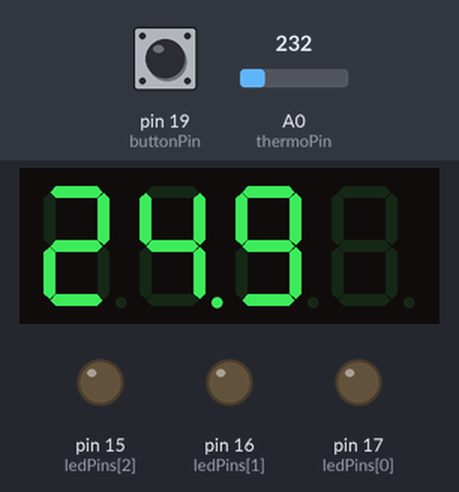
A sketch run on a simulated Arduino Uno, built with avr-gcc and run on an emulated ATmega328P. On the bench: 4-digit seven-segment display, output pins drawn as LEDs (lit = HIGH). The inputs (shaded band) are chosen by the test bench; at power-on: pin 19 (buttonPin) HIGH, A0 (thermoPin) = 232.

Above: at 1.2 s.
1.3 s: pin 19 (buttonPin) pulled LOW for 3.2 s
At 2.1 s:
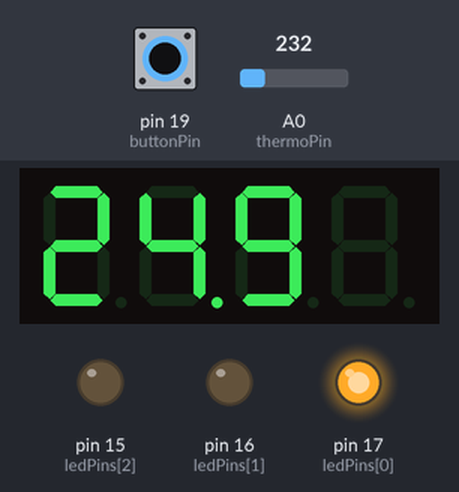
6.0 s: A0 (thermoPin) set to 250
At 7.3 s:
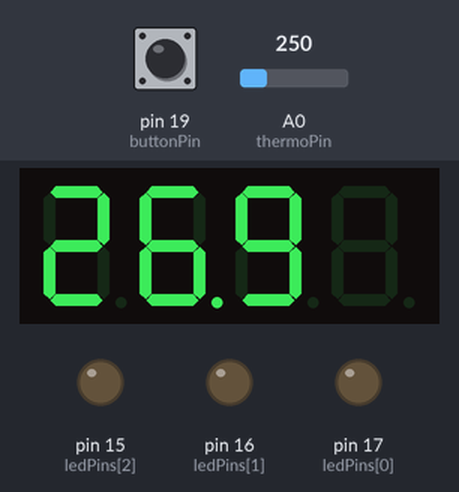
9.0 s: A0 (thermoPin) set to 266
At 9.6 s:
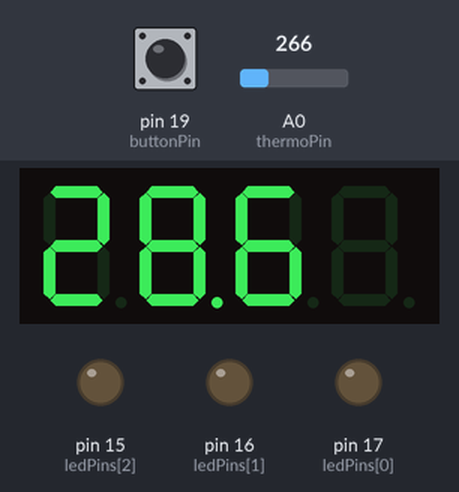
10.5 s: A0 (thermoPin) set to 290
At 10.8 s:
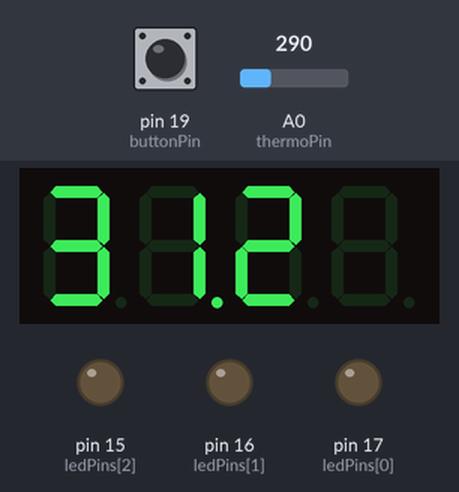
12.0 s: pin 19 (buttonPin) pulled LOW for 0.15 s
At 13.3 s:
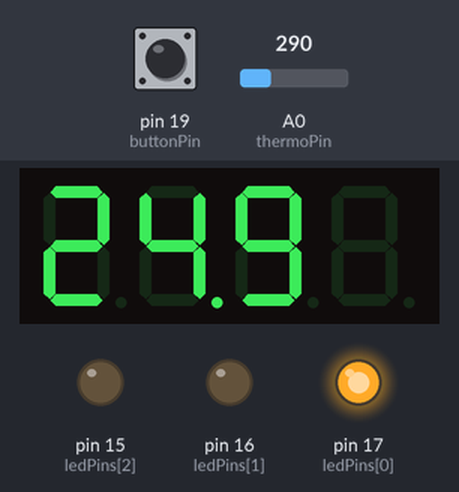
Timing chart, 0 to 14.6 s (numbered marks = the images above; inputs shaded):
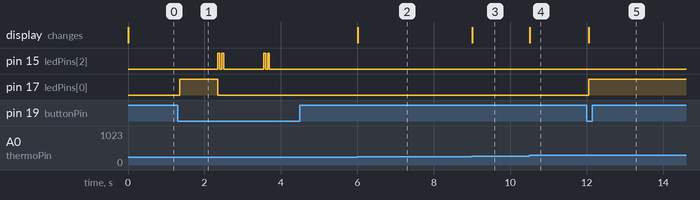

The sketch:

code.ino
```cpp
/*
   Projektarbete i datorteknik
   Love Samuelsson, Dennis Söderberg
   Programkod till arduino monterat på perfboard
   2018-10-12

   Tar temperatur från en LM35, visar upp det med hjälp av en 7-seg display. Tryckknapp används för att byta mellan nuvarande/min/max temp. Håll i 1s för att återställa min/max.

   (Old bootloader till kines-nanos)
*/

#include <SevSeg.h>
SevSeg sevseg;

unsigned long CM = 1500 + 50; // Ser till att första iterationen av temperatursensorn sker direkt, istället för att vänta 8s.
const unsigned long sendDelay = 30000; // Delay mellan varje avläsning.
const unsigned long updateDelay = 1500;
unsigned long sendTimer;
unsigned long updateTimer;

bool timer1Flag;
bool timer2Flag;

float temp; // Hållvariabel för temperaturen
float maxTemp;
float minTemp;

const byte thermoPin = 0; //Analog pin connected to LM35 (A0).
const byte ledPins[] = {17, 16, 15}; // R - G - B pins

char tempChar[4];
const float referenceVoltage = 1.1; // Referensspänning som används senare i en beräkning

bool resetFlag = true; // Flagga för reset, (true för att sätta min/maxvärden i början av programmet)
bool sendFlag = false;

// Button
const byte buttonPin = 19;
byte btnC;

unsigned long lastDebounceTime;
const unsigned long debounceDelay = 50;
unsigned long btnTimer;
const unsigned long btnHoldTimer = 1000; // Antal ms som knappen måste vara nedhållen för att återställa min/max.
byte buttonState;
bool buttonPressed;
byte lastButtonState = HIGH;
bool btnFlag;
// Button


// Sevseg
const byte numDigits = 4; // Antal siffror på displayen
const byte digitalPins[] = {2, 3, 4, 5}; // Segmentens katod-pinnar. Segment 1 = D2, S2 = D3... osv.
const byte segmentPins[] = {13, 11, 7, 9, 10, 12, 6, 8}; // Pins för varje del av segment, A,B,C,D... D13 = dot, kolla datasheet vid ändring. --> https://www.electrokit.com/uploads/productfile/41013/1LEDYELCC.pdf
// Sevseg


void setup()
{
  Serial.begin(9600);

  for (int i = 0; i < sizeof(digitalPins); i++) { // Initiering av digitalPins
    pinMode(digitalPins[i], OUTPUT);
  }
  for (int i = 0; i < sizeof(segmentPins); i++) { // Initiering av segmentPins
    pinMode(segmentPins[i], OUTPUT);
  }
  for (int i = 0; i < sizeof(ledPins); i++) { // Initering av led-pins
    pinMode(ledPins[i], OUTPUT);
  }
  pinMode(buttonPin, INPUT_PULLUP); // Sparar en resistor vid användning av INPUT_PULLUP

  // For more information see: http://arduino.cc/en/Reference/AnalogReference
  analogReference(INTERNAL); // LM35 spottar ut som max 1v, därför om man sätter ner den interna analoga referensen så kan man få en högre upplösning på sin mätning. Man kan ej mäta mer än 1.1v om man sätter analogReference till internal. --> https://playground.arduino.cc/Main/LM35HigherResolution

  sevseg.begin(COMMON_CATHODE, numDigits, digitalPins, segmentPins); // Definierar vilken typ av 7seg display som används, samt vilka pins de olika karaktärerna finns på.
  sevseg.setBrightness(70); // Ändrar ljusstrykan.
}

void loop() {
  /// Temperatur ( Tar fram temperaturen, tar fram vad som ska visas på displayen. )
  if ((CM - updateTimer) > updateDelay) { // Uppdaterar 'temp' vid ett visst intervall.
    temp = temp_sense(); // Hämtar temperatur från temperatur-funktionen.

    if (temp > maxTemp) { // Uppdaterar min/max.
      maxTemp = temp;
    }
    else if (temp < minTemp) {
      minTemp = temp;
    }
    timer2Flag = false; // Flagga som gör att timern börjar om igen.
  }

  if (btnC == 0) { // Ifsats som hanterar vilken temperatur som ska visas till displayen. (Kan optimeras med flaggor, som gör att de dtostrf inte körs konstant - onödigt då displayen ser korrekt ut.)
    set_temp(temp); // Omvandling till en char-array. Ser till att displayen visar börjar med den första siffran i det första segmentet.
    light_RGB(LOW, LOW, LOW);
  }
  else if (btnC == 1) {
    set_temp(minTemp);
    light_RGB(HIGH, LOW, LOW); // RGB, R = on, other = off
  }
  else if (btnC == 2) {
    set_temp(maxTemp);
    light_RGB(LOW, HIGH, LOW); // G = on
  }
  ///

  checkSerial(); // Void som hanterar allt som har med det seriella att göra.

  /// Start av timers
  if (timer1Flag == false) {
    sendTimer = CM;
    timer1Flag = true;
  }
  if (timer2Flag == false) {
    updateTimer = CM;
    timer2Flag = true;
  }
  ///

  /// Knappkod
  checkButton();
  ///

  /// Reset ( Deteketerar ett långt knapptryck, samt resettar min/max när ett långt knapptryck kännes. )
  if (buttonPressed == 1) {
    if (btnFlag == false) {
      btnTimer = CM;
      btnFlag = true;
    }
    else if ((CM - btnTimer) > btnHoldTimer && btnFlag == 1) {
      resetFlag = true;

      for (int i = 0; i < 2; i++) {
        light_RGB(LOW, LOW, HIGH);
        delay(50);
        light_RGB(LOW, LOW, LOW);
        delay(50);
      }
      btnFlag = false;
      btnC = 0;
    }
  }
  else btnFlag = false;

  if (resetFlag == true) {
    resetFlag = false;
    minmax_rst();
  }
  ///

  refresh();   // Uppdaterar display och nuvarande timer
}

double temp_sense() { // Returnerar ett celciusvärde genom att läsa en LM35.
  signed long reading = 0;
  for (int i = 0; i < 10; i++) {
    reading += analogRead(thermoPin);
    sevseg.refreshDisplay();
  }
  return (reading / 10 * (referenceVoltage / 1023)) * 100; // Reading/10 = ADC-v 0-1023, *(referenceVoltage/1023) = spänning i volt * 100 = spänning i 10^-2 volt, dvs 1 = 10mV. Enligt LM35 så är 1C = 10mV.
}

void checkSerial() {
  if (((CM - sendTimer) > sendDelay) && sendFlag == true) { /// Ifsats som kontrollerar när arduinon skickar temperatur-data till seriell
    Serial.print(temp, 1);
    Serial.println(" C");
    timer1Flag = false; // Resettar en timer
  }
  if (Serial.available()) { // En simpel ifsats som funkar som en enkel handskakning, om ett "T" skickas till arduinon genom den seriella porten, så kommer arduinon skicka tillbaka ett utropstecken.
    if (Serial.read() == 'T') {
      Serial.println("!");
      sendFlag = true; // Flagga som signalerar att det är dags att börja skicka temperatur-data.
    }
  }
}

void checkButton() {
  byte btnReading = digitalRead(buttonPin);
  if (btnReading != lastButtonState) {
    lastDebounceTime = CM;
  }
  if ((CM - lastDebounceTime) > debounceDelay) { // Button debounce, praktiskt taget en kopia av exemplet "Debounce"
    if (btnReading != buttonState) { //När en ändring sker i knappen, fortsätt
      buttonState = btnReading;
      if (buttonState == LOW) { // Om knäppen == HIGH, fortsätt
        btnC = (btnC + 1) % 3;
        buttonPressed = true;
      }
      else buttonPressed = false;
    }
  }
  lastButtonState = btnReading;
}

void light_RGB(int r, int g, int b) { // Funktion som tänder vissa led-lampor.
  digitalWrite(ledPins[0], r);
  digitalWrite(ledPins[1], g);
  digitalWrite(ledPins[2], b);
}

void refresh() {
  sevseg.setChars(tempChar); // Gör så att sevseg-funktionen håller tempchar vid varje display-refresh.
  sevseg.refreshDisplay();
  CM = millis();
}

void minmax_rst() { // Resettar min/max till akutell temperatur
  minTemp = temp;
  maxTemp = temp;
}

void set_temp(float x) { // dtostrf i en if( x == y ) resettade Y när y == 2, för någon anledning. Att stoppa in dtostrf i en ytterligare funktion löste problemet.
  dtostrf(x, 3, 1, tempChar);
}
```

Measured:
- after the input at 1.3 s, pin 17 (ledPins[0]): LOW → HIGH after 0.05 s, → LOW 1.0 s later
- after the input at 6.0 s, the display: changes at once (image 2)
- after the input at 9.0 s, the display: changes at once (image 3)
- after the input at 10.5 s, the display: changes at once (image 4)
- after the input at 12.0 s, pin 17 (ledPins[0]): LOW → HIGH after 0.05 s; the display: changes after 0.05 s (image 5)
